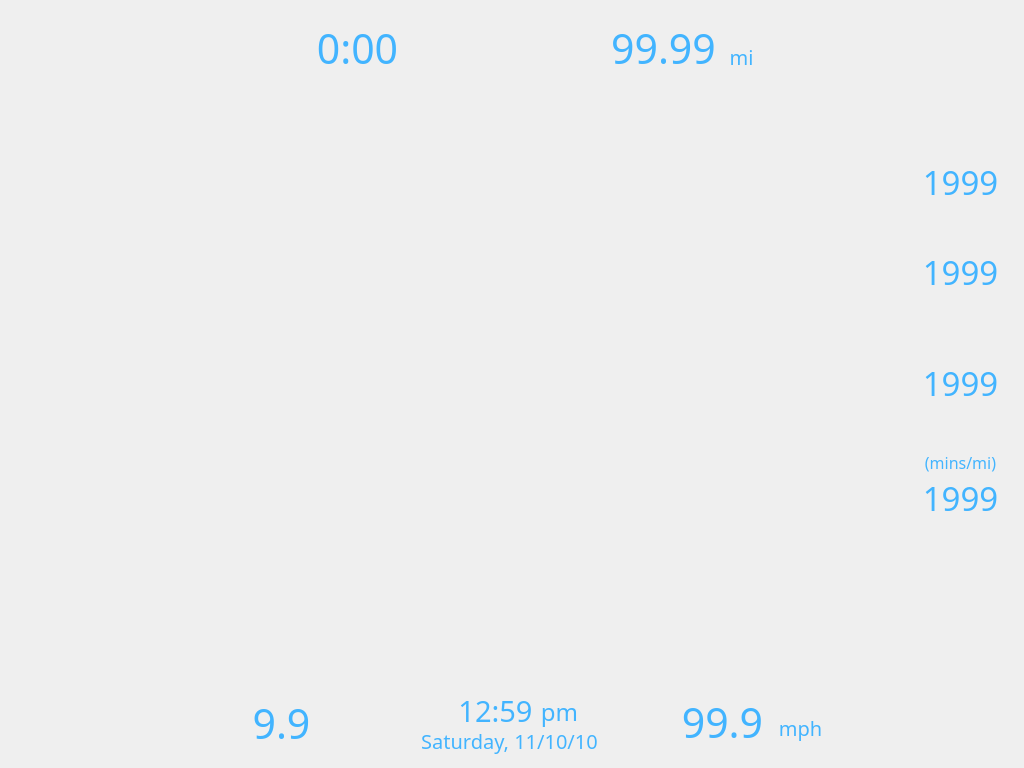
<?xml version="1.0" encoding="UTF-8"?>
<ui version="4.0">
 <class>MainScreen</class>
 <widget class="QWidget" name="MainScreen">
  <property name="geometry">
   <rect>
    <x>0</x>
    <y>0</y>
    <width>1024</width>
    <height>768</height>
   </rect>
  </property>
  <property name="windowTitle">
   <string>Form</string>
  </property>
  <property name="styleSheet">
   <string notr="true">QWidget{font-family: Tamworth Gothic}
QLabel{color: #42b4ff; }</string>
  </property>
  <widget class="QLabel" name="backgroundLabel">
   <property name="geometry">
    <rect>
     <x>0</x>
     <y>0</y>
     <width>1024</width>
     <height>768</height>
    </rect>
   </property>
   <property name="font">
    <font>
     <family>Tamworth Gothic</family>
     <weight>50</weight>
     <bold>false</bold>
    </font>
   </property>
   <property name="text">
    <string/>
   </property>
   <property name="pixmap">
    <pixmap resource="images.qrc">:/images/images/main_screen_background.png</pixmap>
   </property>
  </widget>
  <widget class="QLabel" name="elapsedTimeLabel">
   <property name="geometry">
    <rect>
     <x>287</x>
     <y>28</y>
     <width>141</width>
     <height>41</height>
    </rect>
   </property>
   <property name="font">
    <font>
     <family>Tamworth Gothic</family>
     <pointsize>31</pointsize>
     <weight>50</weight>
     <italic>false</italic>
     <bold>false</bold>
    </font>
   </property>
   <property name="text">
    <string>0:00</string>
   </property>
   <property name="alignment">
    <set>Qt::AlignCenter</set>
   </property>
  </widget>
  <widget class="QLabel" name="distanceLabel">
   <property name="geometry">
    <rect>
     <x>593</x>
     <y>28</y>
     <width>141</width>
     <height>41</height>
    </rect>
   </property>
   <property name="font">
    <font>
     <family>Tamworth Gothic</family>
     <pointsize>31</pointsize>
     <weight>50</weight>
     <italic>false</italic>
     <bold>false</bold>
    </font>
   </property>
   <property name="text">
    <string>99.99</string>
   </property>
   <property name="alignment">
    <set>Qt::AlignCenter</set>
   </property>
  </widget>
  <widget class="QLabel" name="cadenceLabel">
   <property name="geometry">
    <rect>
     <x>910</x>
     <y>362</y>
     <width>101</width>
     <height>41</height>
    </rect>
   </property>
   <property name="font">
    <font>
     <family>Tamworth Gothic</family>
     <pointsize>25</pointsize>
     <weight>50</weight>
     <bold>false</bold>
    </font>
   </property>
   <property name="text">
    <string>1999</string>
   </property>
   <property name="alignment">
    <set>Qt::AlignCenter</set>
   </property>
  </widget>
  <widget class="QLabel" name="caloriesLabel">
   <property name="geometry">
    <rect>
     <x>910</x>
     <y>251</y>
     <width>101</width>
     <height>41</height>
    </rect>
   </property>
   <property name="font">
    <font>
     <family>Tamworth Gothic</family>
     <pointsize>25</pointsize>
     <weight>50</weight>
     <bold>false</bold>
    </font>
   </property>
   <property name="text">
    <string>1999</string>
   </property>
   <property name="alignment">
    <set>Qt::AlignCenter</set>
   </property>
  </widget>
  <widget class="QLabel" name="heartRateLabel">
   <property name="geometry">
    <rect>
     <x>910</x>
     <y>161</y>
     <width>101</width>
     <height>41</height>
    </rect>
   </property>
   <property name="font">
    <font>
     <family>Tamworth Gothic</family>
     <pointsize>25</pointsize>
     <weight>50</weight>
     <bold>false</bold>
    </font>
   </property>
   <property name="text">
    <string>1999</string>
   </property>
   <property name="alignment">
    <set>Qt::AlignCenter</set>
   </property>
  </widget>
  <widget class="QLabel" name="paceLabel">
   <property name="geometry">
    <rect>
     <x>910</x>
     <y>477</y>
     <width>101</width>
     <height>41</height>
    </rect>
   </property>
   <property name="font">
    <font>
     <family>Tamworth Gothic</family>
     <pointsize>25</pointsize>
     <weight>50</weight>
     <bold>false</bold>
    </font>
   </property>
   <property name="text">
    <string>1999</string>
   </property>
   <property name="alignment">
    <set>Qt::AlignCenter</set>
   </property>
  </widget>
  <widget class="QLabel" name="speedLabel">
   <property name="geometry">
    <rect>
     <x>667</x>
     <y>702</y>
     <width>111</width>
     <height>41</height>
    </rect>
   </property>
   <property name="font">
    <font>
     <family>Tamworth Gothic</family>
     <pointsize>31</pointsize>
     <weight>50</weight>
     <italic>false</italic>
     <bold>false</bold>
    </font>
   </property>
   <property name="text">
    <string>99.9</string>
   </property>
   <property name="alignment">
    <set>Qt::AlignCenter</set>
   </property>
  </widget>
  <widget class="QLabel" name="gradeLabel">
   <property name="geometry">
    <rect>
     <x>226</x>
     <y>703</y>
     <width>111</width>
     <height>41</height>
    </rect>
   </property>
   <property name="font">
    <font>
     <family>Tamworth Gothic</family>
     <pointsize>31</pointsize>
     <weight>50</weight>
     <italic>false</italic>
     <bold>false</bold>
    </font>
   </property>
   <property name="text">
    <string>9.9</string>
   </property>
   <property name="alignment">
    <set>Qt::AlignCenter</set>
   </property>
  </widget>
  <widget class="QLabel" name="timeLabel">
   <property name="geometry">
    <rect>
     <x>440</x>
     <y>690</y>
     <width>111</width>
     <height>41</height>
    </rect>
   </property>
   <property name="font">
    <font>
     <family>Tamworth Gothic</family>
     <pointsize>22</pointsize>
     <weight>50</weight>
     <italic>false</italic>
     <bold>false</bold>
    </font>
   </property>
   <property name="text">
    <string>12:59</string>
   </property>
   <property name="alignment">
    <set>Qt::AlignCenter</set>
   </property>
  </widget>
  <widget class="QLabel" name="ampmLabel">
   <property name="geometry">
    <rect>
     <x>504</x>
     <y>691</y>
     <width>111</width>
     <height>41</height>
    </rect>
   </property>
   <property name="font">
    <font>
     <family>Tamworth Gothic</family>
     <pointsize>18</pointsize>
     <weight>50</weight>
     <italic>false</italic>
     <bold>false</bold>
    </font>
   </property>
   <property name="text">
    <string>pm</string>
   </property>
   <property name="alignment">
    <set>Qt::AlignCenter</set>
   </property>
  </widget>
  <widget class="QLabel" name="dateLabel">
   <property name="geometry">
    <rect>
     <x>404</x>
     <y>720</y>
     <width>211</width>
     <height>41</height>
    </rect>
   </property>
   <property name="font">
    <font>
     <family>Tamworth Gothic</family>
     <pointsize>15</pointsize>
     <weight>50</weight>
     <italic>false</italic>
     <bold>false</bold>
    </font>
   </property>
   <property name="text">
    <string>Saturday, 11/10/10</string>
   </property>
   <property name="alignment">
    <set>Qt::AlignCenter</set>
   </property>
  </widget>
  <widget class="QLabel" name="videoThumb">
   <property name="geometry">
    <rect>
     <x>29</x>
     <y>241</y>
     <width>120</width>
     <height>120</height>
    </rect>
   </property>
   <property name="text">
    <string/>
   </property>
  </widget>
  <widget class="QPushButton" name="videoThumbButton_invisibleButton">
   <property name="geometry">
    <rect>
     <x>29</x>
     <y>241</y>
     <width>120</width>
     <height>120</height>
    </rect>
   </property>
   <property name="styleSheet">
    <string notr="true">border: none;</string>
   </property>
   <property name="text">
    <string/>
   </property>
  </widget>
  <widget class="QLabel" name="paceMetricLabel">
   <property name="geometry">
    <rect>
     <x>910</x>
     <y>452</y>
     <width>101</width>
     <height>21</height>
    </rect>
   </property>
   <property name="font">
    <font>
     <family>Tamworth Gothic</family>
     <pointsize>12</pointsize>
    </font>
   </property>
   <property name="text">
    <string>(mins/mi)</string>
   </property>
   <property name="alignment">
    <set>Qt::AlignCenter</set>
   </property>
  </widget>
  <widget class="QLabel" name="speedMetricLabel">
   <property name="geometry">
    <rect>
     <x>770</x>
     <y>712</y>
     <width>61</width>
     <height>31</height>
    </rect>
   </property>
   <property name="font">
    <font>
     <family>Tamworth Gothic</family>
     <pointsize>15</pointsize>
    </font>
   </property>
   <property name="text">
    <string>mph</string>
   </property>
   <property name="alignment">
    <set>Qt::AlignCenter</set>
   </property>
  </widget>
  <widget class="QLabel" name="distanceMetricLabel">
   <property name="geometry">
    <rect>
     <x>711</x>
     <y>41</y>
     <width>61</width>
     <height>31</height>
    </rect>
   </property>
   <property name="font">
    <font>
     <family>Tamworth Gothic</family>
     <pointsize>15</pointsize>
    </font>
   </property>
   <property name="text">
    <string>mi</string>
   </property>
   <property name="alignment">
    <set>Qt::AlignCenter</set>
   </property>
  </widget>
 </widget>
 <resources>
  <include location="images.qrc"/>
 </resources>
 <connections/>
</ui>
